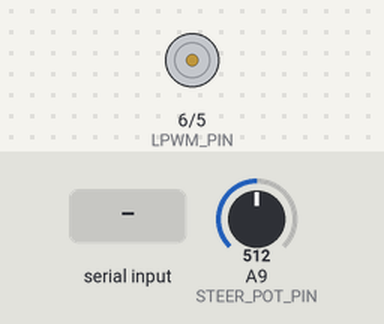
Bench run of a program on a simulated Teensy 4. On the bench: motor-driver pin pairs drawn as motors (green arrow = first pin HIGH = forward, orange = second pin HIGH = backward, longer = more drive). The inputs (shaded band) are chosen by the test bench; at power-on: A9 (STEER_POT_PIN) = 512 (analog values on the 0–1023 scale). What the program prints to the serial monitor is not drawn.

Above: at 1.0 s.
1.1 s: "r\n" received over Serial
At 1.6 s:
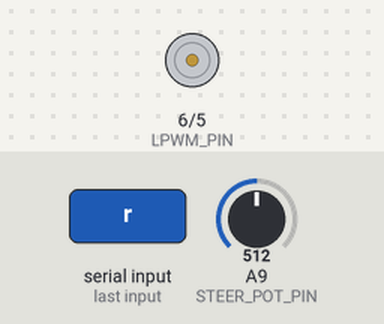
2.6 s: "l\n" received over Serial
At 3.8 s:
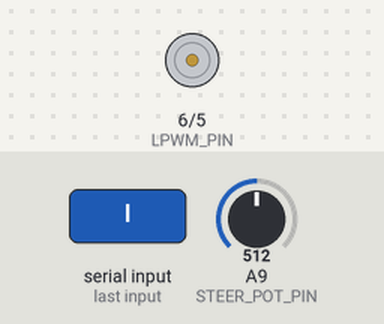
4.1 s: "R\n" received over Serial
At 5.1 s:
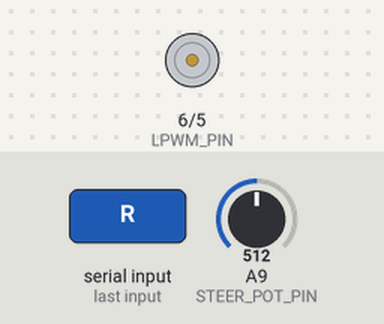
Timing chart, 0 to 7.1 s (numbered marks = the images above; inputs shaded):
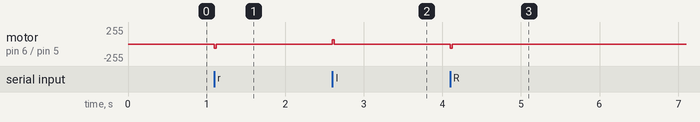

Measured:
- after the input at 1.1 s, motor on pin 6 (LPWM_PIN) / pin 5 (RPWM_PIN): stopped → backward 65/255 at once, → stopped 0.03 s later
- after the input at 2.6 s, motor on pin 6 (LPWM_PIN) / pin 5 (RPWM_PIN): stopped → forward 65/255 at once, → stopped 0.03 s later
- after the input at 4.1 s, motor on pin 6 (LPWM_PIN) / pin 5 (RPWM_PIN): stopped → backward 65/255 at once, → stopped 0.03 s later

The program:

main.cpp
```cpp
/*********************************************************************
  steering_pot_alignment_test / main.cpp
  ------------------------------------------------------------------
  Interactive, stationary steering alignment tool.

  Measured unloaded hard stops (2026-09-14):
    RIGHT = 46, LEFT = 752, midpoint = 399.

  Phase 1 -- position the steering mechanism:
    Enter r or l followed by Enter for one short PWM pulse. Both PWM
    outputs are then zero before raw and median pot readings are printed.
    Nudge until the settled reading is close to 399.

  Phase 2 -- physically adjust the 10-turn potentiometer:
    Enter a to permanently disable motor nudges for this run and begin
    continuous read-only monitoring. With steering left at its mechanical
    midpoint, physically adjust the pot toward ADC midpoint 512.

  q or x stops both PWM outputs and ends the session.

  IMPORTANT LIMITATION:
    Gen1 IBT-2 wiring does not expose current sense. Each nudge is limited
    by PWM and duration, not by a measured peak-current limit.
*********************************************************************/

#include <Arduino.h>

constexpr uint8_t RPWM_PIN = 5;
constexpr uint8_t LPWM_PIN = 6;
constexpr uint8_t STEER_POT_PIN = A9;

constexpr int MEASURED_RIGHT_STOP = 46;
constexpr int MEASURED_LEFT_STOP = 752;
constexpr int STEERING_MIDPOINT =
    (MEASURED_RIGHT_STOP + MEASURED_LEFT_STOP) / 2;  // 399
constexpr int POT_ELECTRICAL_MIDPOINT = 512;

constexpr int NUDGE_PWM = 65;
constexpr uint32_t NUDGE_MS = 25;
constexpr uint32_t PWM_OFF_SETTLE_MS = 150;
constexpr uint32_t LIVE_PRINT_INTERVAL_MS = 500;
constexpr int FILTER_SAMPLES = 9;
constexpr int POT_SANITY_MIN = 20;
constexpr int POT_SANITY_MAX = 1000;
constexpr int MAX_CHANGE_PER_NUDGE = 40;

enum class Direction : int8_t {
    right = -1,
    left = 1,
};

void stopMotor() {
    analogWrite(RPWM_PIN, 0);
    analogWrite(LPWM_PIN, 0);
}

void drive(Direction direction) {
    if (direction == Direction::right) {
        analogWrite(LPWM_PIN, 0);
        analogWrite(RPWM_PIN, NUDGE_PWM);
    } else {
        analogWrite(RPWM_PIN, 0);
        analogWrite(LPWM_PIN, NUDGE_PWM);
    }
}

const char *directionName(Direction direction) {
    return direction == Direction::right ? "RIGHT" : "LEFT";
}

int readMedianPot() {
    int samples[FILTER_SAMPLES];
    for (int i = 0; i < FILTER_SAMPLES; ++i) {
        samples[i] = analogRead(STEER_POT_PIN);
        delayMicroseconds(500);
    }

    for (int i = 1; i < FILTER_SAMPLES; ++i) {
        const int value = samples[i];
        int j = i - 1;
        while (j >= 0 && samples[j] > value) {
            samples[j + 1] = samples[j];
            --j;
        }
        samples[j + 1] = value;
    }
    return samples[FILTER_SAMPLES / 2];
}

String readLine(const char *prompt) {
    String line;
    Serial.print(prompt);
    uint32_t lastPromptAt = millis();

    while (true) {
        stopMotor();
        if (!Serial.available()) {
            if (millis() - lastPromptAt >= 5000) {
                Serial.println();
                Serial.print(prompt);
                lastPromptAt = millis();
            }
            continue;
        }

        const char c = Serial.read();
        if (c == '\r') continue;
        if (c == '\n') {
            Serial.println();
            line.trim();
            return line;
        }
        if (c == 8 || c == 127) {
            if (line.length() > 0) {
                line.remove(line.length() - 1);
                Serial.print("\b \b");
            }
            continue;
        }
        line += c;
        Serial.print(c);
    }
}

void printPosition(const char *label) {
    stopMotor();
    delay(PWM_OFF_SETTLE_MS);
    const int rawPot = analogRead(STEER_POT_PIN);
    const int filteredPot = readMedianPot();
    Serial.print(label);
    Serial.print(",raw_pot="); Serial.print(rawPot);
    Serial.print(",filtered_pot="); Serial.print(filteredPot);
    Serial.print(",steering_midpoint_error=");
    Serial.print(filteredPot - STEERING_MIDPOINT);
    Serial.print(",adjustment_target_error=");
    Serial.println(filteredPot - POT_ELECTRICAL_MIDPOINT);
}

bool nudge(Direction direction, int &previousPot) {
    drive(direction);
    delay(NUDGE_MS);
    stopMotor();
    delay(PWM_OFF_SETTLE_MS);

    const int rawPot = analogRead(STEER_POT_PIN);
    const int filteredPot = readMedianPot();
    const int directionalMovement =
        static_cast<int>(direction) * (filteredPot - previousPot);

    Serial.print("NUDGE_RESULT,direction="); Serial.print(directionName(direction));
    Serial.print(",pwm="); Serial.print(NUDGE_PWM);
    Serial.print(",pulse_ms="); Serial.print(NUDGE_MS);
    Serial.print(",raw_pot="); Serial.print(rawPot);
    Serial.print(",filtered_pot="); Serial.print(filteredPot);
    Serial.print(",directional_movement="); Serial.print(directionalMovement);
    Serial.print(",midpoint_error=");
    Serial.println(filteredPot - STEERING_MIDPOINT);

    if (filteredPot < POT_SANITY_MIN || filteredPot > POT_SANITY_MAX ||
        abs(filteredPot - previousPot) > MAX_CHANGE_PER_NUDGE) {
        Serial.println("FAULT: pot reading failed the nudge sanity check.");
        return false;
    }

    if (directionalMovement < -2) {
        Serial.println("FAULT: settled pot movement was opposite the command.");
        return false;
    }

    previousPot = filteredPot;
    if (abs(filteredPot - STEERING_MIDPOINT) <= 2) {
        Serial.println("STEERING_MIDPOINT_REACHED: enter a before adjusting the pot.");
    }
    return true;
}

void adjustmentMonitor() {
    stopMotor();
    Serial.println("============================================================");
    Serial.println("POTENTIOMETER ADJUSTMENT MODE - MOTOR NUDGES LOCKED OUT");
    Serial.println("Leave the steering mechanism stationary.");
    Serial.println("Physically adjust the potentiometer toward filtered_pot=512.");
    Serial.println("Readings print every 500 ms. Enter q or x when finished.");
    Serial.println("============================================================");

    uint32_t lastPrintAt = 0;
    while (true) {
        stopMotor();

        while (Serial.available() > 0) {
            const char c = Serial.read();
            if (c == 'q' || c == 'Q' || c == 'x' || c == 'X') {
                stopMotor();
                Serial.println("ALIGNMENT_SESSION_COMPLETE");
                Serial.print("Final filtered pot: ");
                Serial.println(readMedianPot());
                Serial.println("Both PWM outputs are zero. Reset to run again.");
                return;
            }
        }

        if (millis() - lastPrintAt >= LIVE_PRINT_INTERVAL_MS) {
            const int rawPot = analogRead(STEER_POT_PIN);
            const int filteredPot = readMedianPot();
            Serial.print("ADJUSTMENT,raw_pot="); Serial.print(rawPot);
            Serial.print(",filtered_pot="); Serial.print(filteredPot);
            Serial.print(",target=512,error=");
            Serial.println(filteredPot - POT_ELECTRICAL_MIDPOINT);
            lastPrintAt = millis();
        }
    }
}

void setup() {
    pinMode(RPWM_PIN, OUTPUT);
    pinMode(LPWM_PIN, OUTPUT);
    stopMotor();
    analogReadResolution(10);
    analogWriteResolution(8);

    Serial.begin(115200);
    while (!Serial) {
        stopMotor();
        delay(50);
    }
    delay(100);

    Serial.println("============================================================");
    Serial.println("INTERACTIVE STEERING / POTENTIOMETER ALIGNMENT TEST");
    Serial.println("Engine OFF; front wheels raised; rear wheels chocked.");
    Serial.println("Each motor command requires Enter and lasts only 25 ms.");
    Serial.println("============================================================");
    Serial.print("Measured stops: RIGHT="); Serial.print(MEASURED_RIGHT_STOP);
    Serial.print(" LEFT="); Serial.println(MEASURED_LEFT_STOP);
    Serial.print("Steering midpoint target: "); Serial.println(STEERING_MIDPOINT);
    Serial.print("Pot adjustment target after entering a: ");
    Serial.println(POT_ELECTRICAL_MIDPOINT);

    delay(PWM_OFF_SETTLE_MS);
    int currentPot = readMedianPot();
    if (currentPot < POT_SANITY_MIN || currentPot > POT_SANITY_MAX) {
        Serial.println("ABORT: startup pot reading is outside sanity bounds.");
        while (true) {
            stopMotor();
            delay(1000);
        }
    }
    printPosition("STARTUP");

    while (true) {
        const String command = readLine(
            "Command [r=nudge right, l=nudge left, p=print, a=adjust pot, q=quit]: "
        );
        if (command.length() == 0) continue;

        const char c = command[0];
        if (c == 'r' || c == 'R') {
            if (!nudge(Direction::right, currentPot)) break;
        } else if (c == 'l' || c == 'L') {
            if (!nudge(Direction::left, currentPot)) break;
        } else if (c == 'p' || c == 'P') {
            printPosition("POSITION");
            currentPot = readMedianPot();
        } else if (c == 'a' || c == 'A') {
            if (abs(currentPot - STEERING_MIDPOINT) > 5) {
                Serial.println(
                    "REFUSED: steering is not within 5 counts of midpoint 399."
                );
                continue;
            }
            adjustmentMonitor();
            return;
        } else if (c == 'q' || c == 'Q' || c == 'x' || c == 'X') {
            stopMotor();
            Serial.println("ALIGNMENT_SESSION_ENDED; both PWM outputs are zero.");
            return;
        } else {
            Serial.println("Unknown command; no movement was commanded.");
        }
    }

    stopMotor();
    Serial.println("SESSION_HALTED_ON_FAULT; both PWM outputs are zero.");
}

void loop() {
    stopMotor();
}
```
